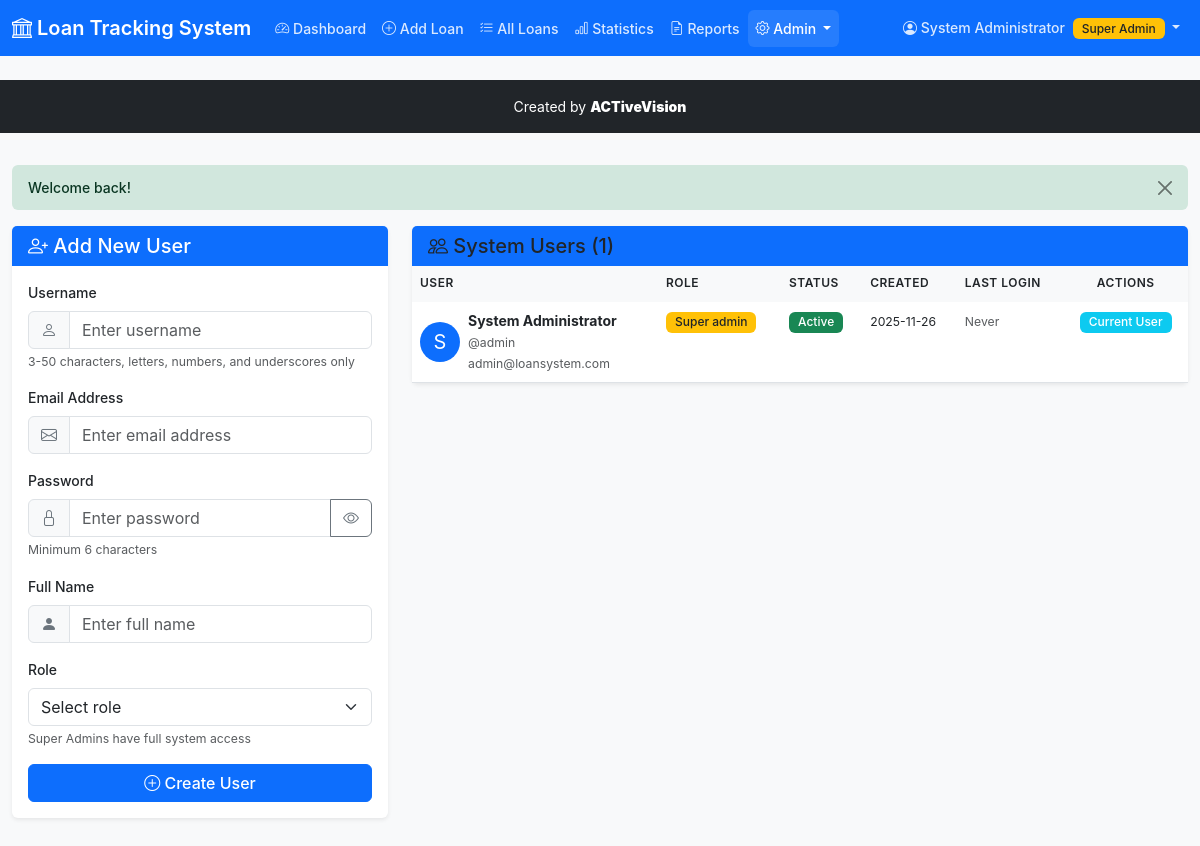
/users.php (signed in), run on the app's committed database.
### tables this page shows
CREATE TABLE IF NOT EXISTS settings (
    id INT AUTO_INCREMENT PRIMARY KEY,
    setting_key VARCHAR(100) NOT NULL UNIQUE,
    setting_value TEXT NOT NULL,
    description TEXT DEFAULT NULL,
    updated_by INT DEFAULT NULL,
    updated_at TIMESTAMP DEFAULT CURRENT_TIMESTAMP ON UPDATE CURRENT_TIMESTAMP,
    INDEX idx_updated_by (updated_by)
);

CREATE TABLE IF NOT EXISTS users (
    id INT AUTO_INCREMENT PRIMARY KEY,
    username VARCHAR(50) NOT NULL UNIQUE,
    email VARCHAR(100) NOT NULL UNIQUE,
    password_hash VARCHAR(255) NOT NULL,
    full_name VARCHAR(100) NOT NULL,
    role ENUM('super_admin', 'admin') NOT NULL DEFAULT 'admin',
    status ENUM('active', 'inactive') NOT NULL DEFAULT 'active',
    created_by INT DEFAULT NULL,
    created_at TIMESTAMP DEFAULT CURRENT_TIMESTAMP,
    updated_at TIMESTAMP DEFAULT CURRENT_TIMESTAMP ON UPDATE CURRENT_TIMESTAMP,
    last_login TIMESTAMP NULL,
    password_reset_token VARCHAR(255) DEFAULT NULL,
    password_reset_expires TIMESTAMP NULL,
    INDEX idx_created_by (created_by)
);

### users.php (the view, shortened to what the rows shown need)
<?php
require_once 'includes/app.php';
$users = getAllUsers();
?>
<!DOCTYPE html>
<html lang="en">
<head>
    <link href="https://cdn.jsdelivr.net/npm/bootstrap@5.3.0/dist/css/bootstrap.min.css" rel="stylesheet">
    <link href="https://cdn.jsdelivr.net/npm/bootstrap-icons@1.10.5/font/bootstrap-icons.css" rel="stylesheet">
    <link href="css/style.css" rel="stylesheet">
</head>
<body>
    <?php include 'includes/navigation.php'; ?>
    <div class="container-fluid" style="padding-top: 2rem; padding-bottom: 2rem;">
        <div class="row">
            <div class="col-lg-8">
                <div class="card">
                    <div class="card-body p-0">
                        <?php if (!empty($users)): ?>
                            <div class="table-responsive">
                                <table class="table table-hover mb-0">
                                    <thead class="bg-light">
                                        <tr>
                                            <th>User</th>
                                            <th>Role</th>
                                            <th>Status</th>
                                            <th>Created</th>
                                            <th>Last Login</th>
                                            <th class="text-center">Actions</th>
                                        </tr>
                                    </thead>
                                    <tbody>
                                        <?php foreach ($users as $user): ?>
                                        <tr>
                                            <td>
                                                <div class="d-flex align-items-center">
                                                    <div class="avatar-sm bg-primary text-white rounded-circle d-flex align-items-center justify-content-center me-2">
                                                        <?php echo strtoupper(substr($user['full_name'], 0, 1)); ?>
                                                    </div>
                                                    <div>
                                                        <strong><?php echo htmlspecialchars($user['full_name']); ?></strong>
                                                        <br>
                                                        <small class="text-muted">
                                                            @<?php echo htmlspecialchars($user['username']); ?><br>
                                                            <?php echo htmlspecialchars($user['email']); ?>
                                                        </small>
                                                    </div>
                                                </div>
                                            </td>
                                            <td>
                                                <span class="badge bg-<?php echo $user['role'] === 'super_admin' ? 'warning text-dark' : 'info'; ?>">
                                                    <?php echo ucfirst(str_replace('_', ' ', $user['role'])); ?>
                                                </span>
                                            </td>
                                            <td>
                                                <span class="badge bg-<?php echo $user['status'] === 'active' ? 'success' : 'secondary'; ?>">
                                                    <?php echo ucfirst($user['status']); ?>
                                                </span>
                                            </td>
                                            <td>
                                                <small><?php echo formatDate($user['created_at']); ?></small>
                                            </td>
                                            <td>
                                                <small>
                                                    <?php if ($user['last_login']): ?>
                                                        <?php echo formatDate($user['last_login']); ?>
                                                    <?php else: ?>
                                                        <span class="text-muted">Never</span>
                                                    <?php endif; ?>
                                                </small>
                                            </td>
                                            <td class="text-center">
                                                <?php if ($user['id'] !== getCurrentUser()['id']): ?>
                                                    <div class="btn-group btn-group-sm">
                                                        <button type="button" class="btn btn-outline-primary btn-sm"
                                                                onclick="editUser(<?php echo htmlspecialchars(json_encode($user)); ?>)"
                                                                title="Edit User">
                                                            <i class="bi bi-pencil"></i>
                                                        </button>
                                                        <button type="button" class="btn btn-outline-danger btn-sm"
                                                                onclick="deleteUser(<?php echo $user['id']; ?>, '<?php echo htmlspecialchars($user['username']); ?>')"
                                                                title="Delete User">
                                                            <i class="bi bi-trash"></i>
                                                        </button>
                                                    </div>
                                                <?php else: ?>
                                                    <span class="badge bg-info">Current User</span>
                                                <?php endif; ?>
                                            </td>
                                        </tr>
                                        <?php endforeach; ?>
                                    </tbody>
                                </table>
                            </div>
                        <?php endif; ?>
                    </div>
                </div>
            </div>
        </div>
    </div>
</body>
</html>

### includes/navigation.php (shortened to what the rows shown need)
<?php
$user = getCurrentUser();
?>
<nav class="navbar navbar-expand-lg navbar-dark bg-primary mb-4">
    <div class="container-fluid">
        <a class="navbar-brand" href="dashboard.php">
            <i class="bi bi-bank"></i>
            <?php echo getSetting('site_name', 'Loan Tracker'); ?>
        </a>
        <div class="collapse navbar-collapse" id="navbarNav">
            <ul class="navbar-nav me-auto">
            </ul>
            <ul class="navbar-nav">
                <li class="nav-item dropdown">
                    <a class="nav-link dropdown-toggle" href="#" id="userDropdown" role="button" data-bs-toggle="dropdown">
                        <i class="bi bi-person-circle"></i>
                        <?php echo htmlspecialchars($user['full_name'] ?? 'User'); ?>
                        <?php if (isSuperAdmin()): ?>
                            <span class="badge bg-warning text-dark ms-1">Super Admin</span>
                        <?php elseif ($user['role'] === 'admin'): ?>
                            <span class="badge bg-info ms-1">Admin</span>
                        <?php endif; ?>
                    </a>
                </li>
            </ul>
        </div>
    </div>
</nav>

### data on the page
settings: setting_value "Loan Tracking System"
users: full_name "System Administrator", full_name "S", username "admin", email "admin@loansystem.com", role "Super admin", status "Active", created_at.setting_value "2025-11-26", shows "Never", shows "Current User"

### other printed values
$flash['message'] "Welcome back!"
count($users) "1"
